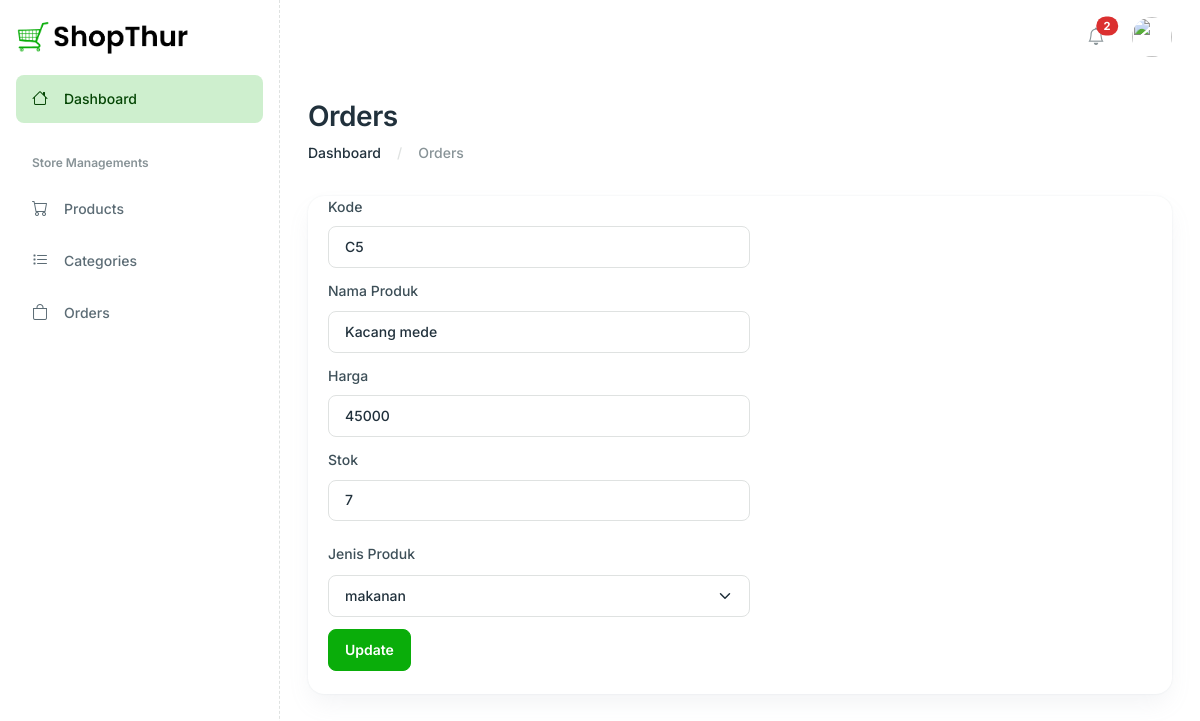
The page /admin/edit_produk.php?idedit=2 on the database its author committed.
### tables this page shows
CREATE TABLE `produk` (
  `id` int(11) NOT NULL,
  `kode` varchar(45) NOT NULL,
  `nama` varchar(45) NOT NULL,
  `harga` double NOT NULL,
  `stok` int(11) NOT NULL,
  `jenis_produk` varchar(45) NOT NULL
);

### admin/edit_produk.php (the view, shortened to what this page needs)
<?php
    include_once 'templates/topbar.php';
    include_once 'templates/header.php';
    include_once 'templates/sidebar.php';
    require_once '../dbkoneksi.php';
    $_idedit = $_GET['idedit'];
    if(!empty($_idedit)){
        $sql = "SELECT * FROM produk WHERE id = ?";
        $st = $dbh->prepare($sql);
        $st->execute([$_idedit]);
        $row = $st->fetch();
    }else{
        $row = [];
    }
?>
    <main class="main-content-wrapper">
      <div class="container">
        <div class="row mb-8">
          <div class="col-md-12">
            <div class="d-md-flex justify-content-between align-items-center">
              <div>
                <h2>Orders</h2>
                  <nav aria-label="breadcrumb">
                  <ol class="breadcrumb mb-0">
                    <li class="breadcrumb-item"><a href="#" class="text-inherit">Dashboard</a></li>
                    <li class="breadcrumb-item active" aria-current="page">Orders</li>
                  </ol>
                </nav>
              </div>
            </div>
          </div>
        </div>
        <div class="row ">
          <div class="col-xl-12 col-12 mb-5">
            <div class="card h-100 card-lg">
    <form method="POST" action="proses_produk.php" style="margin-left:20px">
    <div class="form-group row">
        <div class="col">
          <div class="mb-3 col-lg-6">
            <label class="form-label" for="kode">Kode</label>
            <input type="text" id="kode" name="kode" class="form-control" value="<?= $row['kode']?>">
        </div>
        <div class="col">
          <div class="mb-3 col-lg-6">
            <label class="form-label" for="nama">Nama Produk</label>
            <input type="text" id="nama" name="nama" class="form-control" value="<?= $row['nama']?>">
        </div>
        <div class="col">
          <div class="mb-3 col-lg-6">
            <label class="form-label" for="harga">Harga</label>
            <input type="text" id="harga" name="harga" class="form-control" value="<?= $row['harga']?>">
        </div>
        <div class="col">
          <div class="mb-3 col-lg-6">
            <label class="form-label" for="stok">Stok</label>
            <input type="text" id="stok" name="stok" class="form-control" value="<?= $row['stok']?>">
        </div>
        <div class="col">
          <div class="mb-3 col-lg-6">
            <label class="col-form-label" for="nama">Jenis Produk</label>
            <?php
                $sqljenis = "SELECT * FROM jenis_produk";
                $rsjenis = $dbh->query($sqljenis);
            ?>
            <select id="jenis_produk" name="jenis_produk" class="form-select">
                <?php
                    foreach($rsjenis as $rowjenis){
                ?>
            <option value="<?=$rowjenis['id']?>"><?=$rowjenis['nama'] ?></option>
                <?php
                    }
                ?>
           </select>
         </div>
         <?php
                $button = (empty($_idedit)) ? "Simpan":"Update";
            ?>
            <input type="submit" name="proses" type="submit" class="btn btn-primary" value="<?=$button?>" />
    </div>
</form>
</div>
<br>
</div>
</div>
</div>
</main>
    <?php
        include_once 'templates/bottom.php';
    ?>

### rows shown on the page
produk: kode "C5", nama "Kacang mede", harga "45000", stok "7"

### other values the page prints
form field jenis_produk "makanan"
